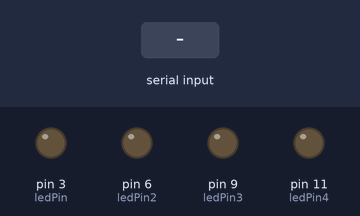
Bench run of a sketch on a simulated Arduino Uno, built with avr-gcc and run on an emulated ATmega328P. Parts: output pins drawn as LEDs (lit = HIGH). The inputs (shaded band) are chosen by the test bench.

Above: at 1.2 s.
1.3 s: "90,45\n" received over Serial
At 3.2 s:
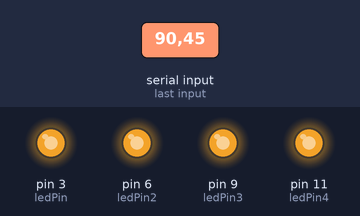
3.8 s: "30,150\n" received over Serial
At 5.1 s:
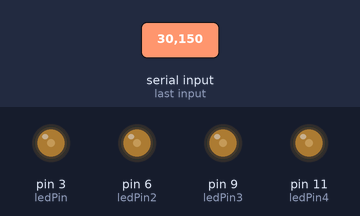
6.3 s: "5\n" received over Serial
At 8.0 s:
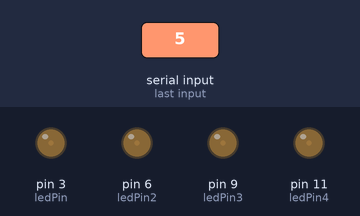
8.8 s: "90\n" received over Serial
At 11.2 s:
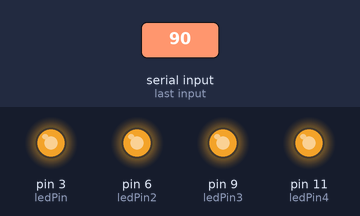
Timing chart, 0 to 12.3 s (numbered marks = the images above; inputs shaded):
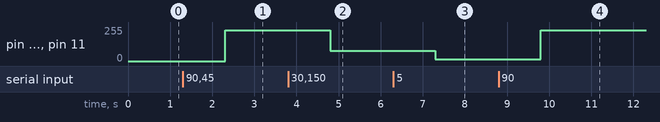

The sketch:

controller.ino
```cpp
float percentage = 0;       // variable to store the data from the serial port
float pwmEmit = 0;
int ledPin=3;
int ledPin2=6;
int ledPin3=9;
int ledPin4=11;

void setup() {
 pinMode(ledPin,OUTPUT);    // declare the LED's pin as output
 pinMode(ledPin2,OUTPUT);    // declare the LED's pin as output
 pinMode(ledPin3,OUTPUT);    // declare the LED's pin as output
 pinMode(ledPin4,OUTPUT);    // declare the LED's pin as output

 Serial.begin(9600);        // connect to the serial port
}

void loop () {
  if (Serial.available()) {
    percentage = Serial.readString().toFloat()/100.0;      // read the serial port
    pwmEmit = percentage * 255.0;

    //Serial.println("Percentage: "+(String)(percentage*100.0)+"%\t Val: "+pwmEmit);

    analogWrite(ledPin, pwmEmit);
    analogWrite(ledPin2, pwmEmit);
    analogWrite(ledPin3, pwmEmit);
    analogWrite(ledPin4, pwmEmit);


  }
}
```

Measured:
- after the input at 1.3 s, pin 3 (ledPin), pin 6 (ledPin2), pin 9 (ledPin3), pin 11 (ledPin4): 0/255 → 229/255 after 1.0 s
- after the input at 3.8 s, pin 3 (ledPin), pin 6 (ledPin2), pin 9 (ledPin3), pin 11 (ledPin4): 229/255 → 76/255 after 1.0 s
- after the input at 6.3 s, pin 3 (ledPin), pin 6 (ledPin2), pin 9 (ledPin3), pin 11 (ledPin4): 76/255 → 12/255 after 1.0 s
- after the input at 8.8 s, pin 3 (ledPin), pin 6 (ledPin2), pin 9 (ledPin3), pin 11 (ledPin4): 12/255 → 229/255 after 1.0 s
